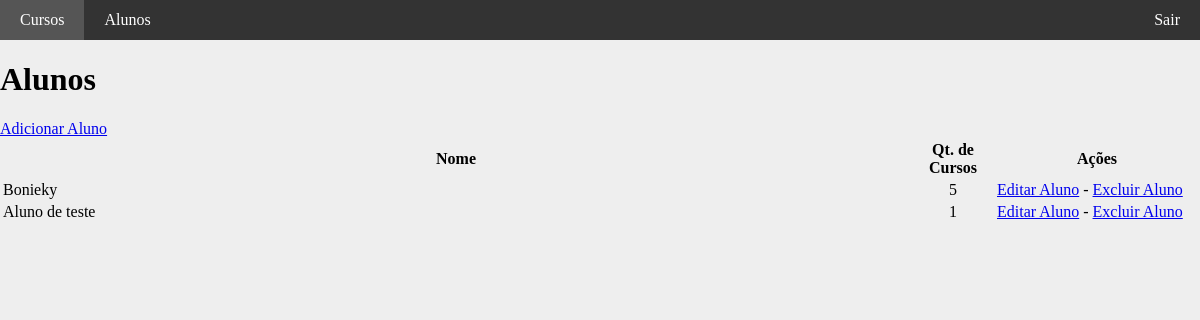
Screenshot of /painel/alunos (signed in) with the database file from the repository.
### tables this page shows
CREATE TABLE `alunos` (
  `id` int(11) UNSIGNED NOT NULL,
  `nome` varchar(50) NOT NULL DEFAULT '',
  `email` varchar(100) NOT NULL DEFAULT '',
  `senha` varchar(32) NOT NULL DEFAULT ''
);

### painel/core/Controller.php (called while the page is built, shortened)
<?php
class controller {
	public function loadTemplate($viewName, $viewData = array()) {
		include 'views/template.php';
	}
	public function loadViewInTemplate($viewName, $viewData) {
		extract($viewData);
		include 'views/'.$viewName.'.php';
	}
}

### painel/controllers/alunosController.php (called while the page is built, shortened)
<?php
class alunosController extends controller {
	public function index() {
		$dados = array(
			'alunos' => array()
		);
		$alunos = new Alunos();
		$dados['alunos'] = $alunos->getAlunos();
		$this->loadTemplate('alunos', $dados);
	}
}

### painel/core/Core.php (called while the page is built, shortened)
<?php
class Core {
	public function run() {
		$url = explode("index.php", $_SERVER["PHP_SELF"]);
		$url = end($url);
		$params = array();
		if(!empty($url)) {
			$url = explode('/', $url);
			array_shift($url);
			array_shift($url);
			if(isset($url[0])) {
				$currentAction = $url[0];
				array_shift($url);
			} else {
				$currentAction = 'index';
			}
		} else {
			$currentController = 'homeController';
			$currentAction = 'index';
		}
		$c = new $currentController();
		call_user_func_array(array($c, $currentAction), $params);
	}
}

### painel/index.php (called while the page is built, shortened)
<?php
require 'config.php';
$core = new Core();
$core->run();
?>

### painel/config.php (called while the page is built, shortened)
<?php
$config = array();
if(ENVIRONMENT == 'development') {
	$config['dbname'] = 'ead';
	$config['host'] = 'localhost';
	$config['dbuser'] = 'root';
	$config['dbpass'] = 'root';
} else {
	$config['dbname'] = 'ead';
	$config['host'] = 'localhost';
	$config['dbuser'] = 'root';
	$config['dbpass'] = 'root';
}
?>

### painel/core/Model.php (called while the page is built, shortened)
<?php
class model {
	public function __construct() {
		global $config;
		$this->db = new PDO("mysql:dbname=".$config['dbname'].";host=".$config['host'], $config['dbuser'], $config['dbpass']);
	}
}
?>

### painel/models/alunos.php (called while the page is built, shortened)
<?php
class Alunos extends model {
	public function getAlunos() {
		$array = array();
		$sql = "SELECT
			*,
			(select count(*) from aluno_curso where aluno_curso.id_aluno = alunos.id) as qtcursos
		FROM alunos";
		$sql = $this->db->query($sql);
		if($sql->rowCount() > 0) {
			$array = $sql->fetchAll();
		}
		return $array;
	}
}
?>

### painel/views/alunos.php (the view)
<h1>Alunos</h1>
<a href="<?php echo BASE; ?>alunos/adicionar">Adicionar Aluno</a><br/>
<table border="0" width="100%">
	<tr>
		<th>Nome</th>
		<th width="80">Qt. de Cursos</th>
		<th>Ações</th>
	</tr>
	<?php foreach($alunos as $aluno): ?>
	<tr>
		<td><?php echo $aluno['nome']; ?></td>
		<td align="center"><?php echo $aluno['qtcursos']; ?></td>
		<td width="200">
			<a href="<?php echo BASE; ?>alunos/editar/<?php echo $aluno['id']; ?>">Editar Aluno</a> -
			<a href="<?php echo BASE; ?>alunos/excluir/<?php echo $aluno['id']; ?>">Excluir Aluno</a>
		</td>
	</tr>
	<?php endforeach; ?>
</table>

### painel/assets/css/template.css (style rules this page uses)
body { margin:0; background-color:#EEE; }

### rows the page displays
alunos: nome "Bonieky", qtcursos "5"
alunos: nome "Aluno de teste", qtcursos "1"
